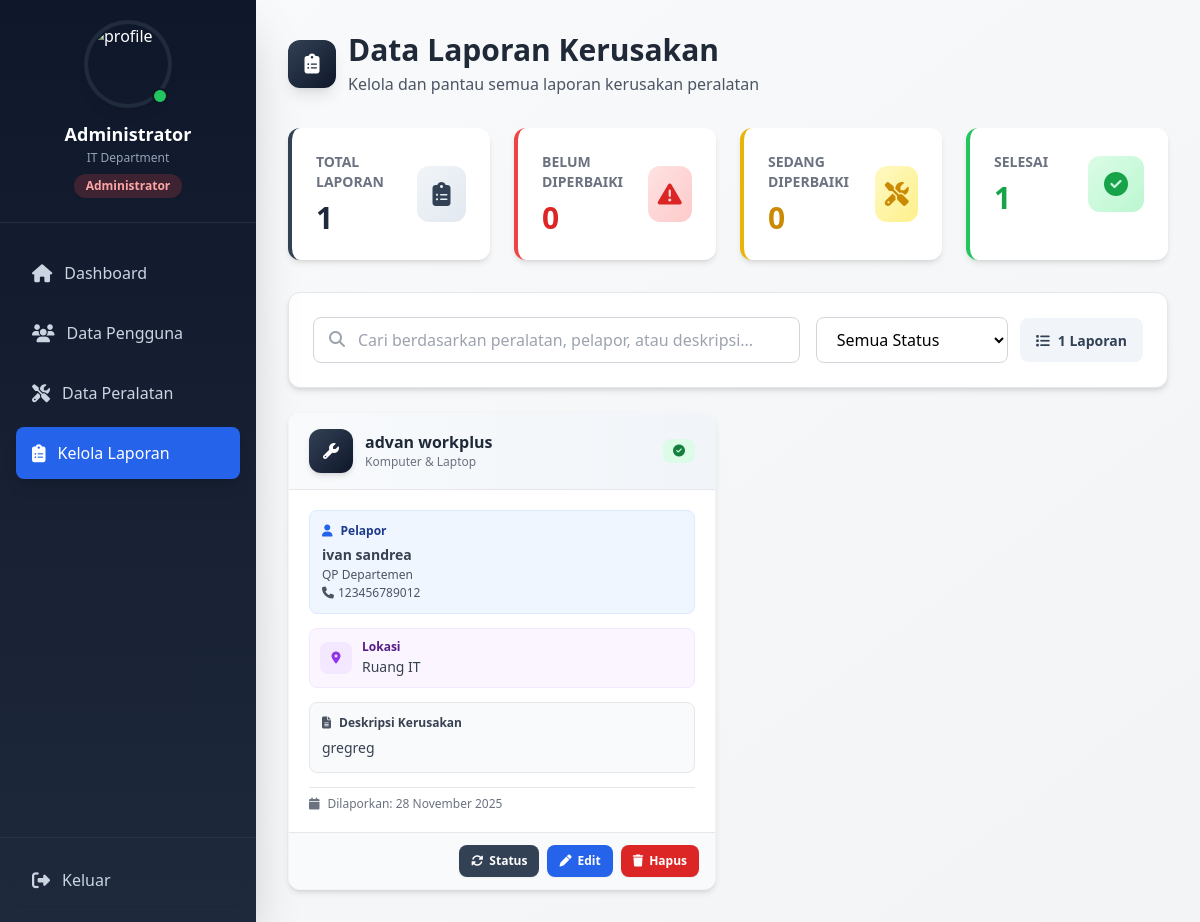
/admin/laporan/data.php (signed in), run on the app's committed database.
### tables this page shows
CREATE TABLE `laporan_kerusakan` (
  `id_laporan` int(11) NOT NULL,
  `id_user` int(11) NOT NULL,
  `id_peralatan` int(11) NOT NULL,
  `deskripsi` text DEFAULT NULL,
  `tanggal_lapor` date DEFAULT curdate(),
  `status` enum('belum diperbaiki','sedang diperbaiki','selesai') DEFAULT 'belum diperbaiki'
);

CREATE TABLE `peralatan` (
  `id_peralatan` int(11) NOT NULL,
  `nama_peralatan` varchar(100) NOT NULL,
  `jenis` varchar(100) DEFAULT NULL,
  `lokasi` varchar(100) DEFAULT NULL,
  `kondisi` enum('baik','rusak','dalam perbaikan') DEFAULT 'baik'
);

CREATE TABLE `users` (
  `id` int(11) NOT NULL,
  `nama` varchar(100) NOT NULL,
  `email` varchar(100) NOT NULL,
  `password` varchar(255) NOT NULL,
  `role` enum('admin','pelapor') DEFAULT NULL,
  `departemen` varchar(100) NOT NULL,
  `no_hp` varchar(20) NOT NULL,
  `created_at` timestamp NOT NULL DEFAULT current_timestamp(),
  `updated_at` timestamp NOT NULL DEFAULT current_timestamp() ON UPDATE current_timestamp()
);

### admin/laporan/data.php (the view, shortened to what this page needs)
<?php
include '../../config/koneksi.php';
$stats = [
    'total' => 0,
    'belum diperbaiki' => 0,
    'sedang diperbaiki' => 0,
    'selesai' => 0
];
$result = $koneksi->query("SELECT status, COUNT(*) as jumlah FROM laporan_kerusakan GROUP BY status");
if ($result) {
    while ($row = $result->fetch_assoc()) {
        $status_key = strtolower(trim($row['status']));
        if (isset($stats[$status_key])) {
            $stats[$status_key] = (int)$row['jumlah'];
        }
    }
    $stats['total'] = $stats['belum diperbaiki'] + $stats['sedang diperbaiki'] + $stats['selesai'];
}
$query = "
    SELECT
        lk.id_laporan,
        lk.deskripsi,
        lk.tanggal_lapor,
        lk.status,
        u.nama as nama_pelapor,
        u.departemen,
        u.no_hp,
        p.nama_peralatan,
        p.jenis,
        p.lokasi
    FROM laporan_kerusakan lk
    INNER JOIN users u ON lk.id_user = u.id
    INNER JOIN peralatan p ON lk.id_peralatan = p.id_peralatan
    ORDER BY
        CASE
            WHEN lk.status = 'belum diperbaiki' THEN 1
            WHEN lk.status = 'sedang diperbaiki' THEN 2
            WHEN lk.status = 'selesai' THEN 3
        END,
        lk.tanggal_lapor DESC
";
$result = $koneksi->query($query);
?>
<!DOCTYPE html>
<html lang="id">
<head>
    <script src="https://cdn.tailwindcss.com"></script>
    <link rel="stylesheet" href="https://cdnjs.cloudflare.com/ajax/libs/font-awesome/6.4.0/css/all.min.css">
</head>
<body class="bg-gradient-to-br from-gray-50 to-gray-100 min-h-screen">
<?php include '../../includes/sidebar.php'; ?>
<div class="ml-64 p-8">
    <div class="mb-8">
        <div class="flex items-center gap-3 mb-2">
            <div class="w-12 h-12 bg-gradient-to-br from-slate-700 to-slate-900 rounded-xl flex items-center justify-center shadow-lg">
                <i class="fa-solid fa-clipboard-list text-white text-xl"></i>
            </div>
            <div>
                <h1 class="text-3xl font-bold text-gray-800">Data Laporan Kerusakan</h1>
                <p class="text-gray-600 mt-1">Kelola dan pantau semua laporan kerusakan peralatan</p>
            </div>
        </div>
    </div>
    <div class="grid grid-cols-1 md:grid-cols-2 lg:grid-cols-4 gap-6 mb-8">
        <div class="bg-white rounded-xl shadow-md p-6 border-l-4 border-slate-700 hover:shadow-lg transition-all duration-300 transform hover:-translate-y-1">
            <div class="flex items-center justify-between">
                <div>
                    <p class="text-sm font-semibold text-gray-500 uppercase">Total Laporan</p>
                    <h3 class="text-3xl font-bold text-slate-800 mt-2"><?php echo $stats['total']; ?></h3>
                </div>
                <div class="w-14 h-14 bg-gradient-to-br from-slate-100 to-slate-200 rounded-xl flex items-center justify-center">
                    <i class="fa-solid fa-clipboard-list text-slate-700 text-2xl"></i>
                </div>
            </div>
        </div>
        <div class="bg-white rounded-xl shadow-md p-6 border-l-4 border-red-500 hover:shadow-lg transition-all duration-300 transform hover:-translate-y-1">
            <div class="flex items-center justify-between">
                <div>
                    <p class="text-sm font-semibold text-gray-500 uppercase">Belum Diperbaiki</p>
                    <h3 class="text-3xl font-bold text-red-600 mt-2"><?php echo $stats['belum diperbaiki']; ?></h3>
                </div>
                <div class="w-14 h-14 bg-gradient-to-br from-red-100 to-red-200 rounded-xl flex items-center justify-center">
                    <i class="fa-solid fa-exclamation-triangle text-red-600 text-2xl"></i>
                </div>
            </div>
        </div>
        <div class="bg-white rounded-xl shadow-md p-6 border-l-4 border-yellow-500 hover:shadow-lg transition-all duration-300 transform hover:-translate-y-1">
            <div class="flex items-center justify-between">
                <div>
                    <p class="text-sm font-semibold text-gray-500 uppercase">Sedang Diperbaiki</p>
                    <h3 class="text-3xl font-bold text-yellow-600 mt-2"><?php echo $stats['sedang diperbaiki']; ?></h3>
                </div>
                <div class="w-14 h-14 bg-gradient-to-br from-yellow-100 to-yellow-200 rounded-xl flex items-center justify-center">
                    <i class="fa-solid fa-tools text-yellow-600 text-2xl"></i>
                </div>
            </div>
        </div>
        <div class="bg-white rounded-xl shadow-md p-6 border-l-4 border-green-500 hover:shadow-lg transition-all duration-300 transform hover:-translate-y-1">
            <div class="flex items-center justify-between">
                <div>
                    <p class="text-sm font-semibold text-gray-500 uppercase">Selesai</p>
                    <h3 class="text-3xl font-bold text-green-600 mt-2"><?php echo $stats['selesai']; ?></h3>
                </div>
                <div class="w-14 h-14 bg-gradient-to-br from-green-100 to-green-200 rounded-xl flex items-center justify-center">
                    <i class="fa-solid fa-check-circle text-green-600 text-2xl"></i>
                </div>
            </div>
        </div>
    </div>
    <div class="bg-white shadow-md rounded-xl p-6 mb-6 border border-gray-200">
        <div class="flex flex-col md:flex-row md:items-center gap-4">
            <div class="relative flex-1">
                <input type="text" id="searchInput" placeholder="Cari berdasarkan peralatan, pelapor, atau deskripsi..."
                    class="pl-11 pr-4 py-2.5 border border-gray-300 rounded-lg focus:outline-none focus:ring-2 focus:ring-slate-500 focus:border-transparent w-full transition">
                <i class="fa-solid fa-magnifying-glass absolute left-4 top-3.5 text-gray-400"></i>
            </div>
            <div class="flex items-center gap-3">
                <select id="filterStatus" class="px-4 py-2.5 border border-gray-300 rounded-lg focus:outline-none focus:ring-2 focus:ring-slate-500 focus:border-transparent transition bg-white">
                    <option value="">Semua Status</option>
                </select>
                <div class="px-4 py-2.5 bg-slate-100 rounded-lg whitespace-nowrap">
                    <span class="text-sm font-semibold text-slate-700">
                        <i class="fa-solid fa-list mr-2"></i><span id="totalCount"><?php echo $stats['total']; ?></span> Laporan
                    </span>
                </div>
            </div>
        </div>
    </div>
    <div id="cardsGrid" class="grid grid-cols-1 lg:grid-cols-2 2xl:grid-cols-3 gap-6">
        <?php if ($stats['total'] === 0): ?>
            <div class="col-span-full bg-white rounded-xl shadow-md p-12 text-center">
                <div class="inline-flex items-center justify-center w-20 h-20 bg-gray-100 rounded-full mb-4">
                    <i class="fa-solid fa-clipboard-list text-gray-400 text-3xl"></i>
                </div>
                <h3 class="text-lg font-semibold text-gray-800 mb-2">Belum Ada Laporan</h3>
                <p class="text-gray-600">Belum ada laporan kerusakan yang masuk ke sistem</p>
            </div>
        <?php else: ?>
            <?php while ($laporan = $result->fetch_assoc()):
                $status_config = [
                    'belum diperbaiki' => ['bg' => 'bg-red-100', 'text' => 'text-red-700', 'icon' => 'fa-exclamation-triangle', 'label' => 'Belum Diperbaiki'],
                    'sedang diperbaiki' => ['bg' => 'bg-yellow-100', 'text' => 'text-yellow-700', 'icon' => 'fa-tools', 'label' => 'Sedang Diperbaiki'],
                    'selesai' => ['bg' => 'bg-green-100', 'text' => 'text-green-700', 'icon' => 'fa-check-circle', 'label' => 'Selesai']
                ];
                $status = $status_config[$laporan['status']];
            ?>
                <div class="laporan-card bg-white rounded-xl shadow-md hover:shadow-xl transition-all duration-300 overflow-hidden border border-gray-100 transform hover:-translate-y-1 flex flex-col"
                     data-status="<?php echo $laporan['status']; ?>"
                     data-search="<?php echo strtolower($laporan['nama_peralatan'] . ' ' . $laporan['nama_pelapor'] . ' ' . $laporan['deskripsi']); ?>">
                    <div class="bg-gradient-to-r from-slate-50 to-slate-100 px-5 py-4 border-b border-gray-200">
                        <div class="flex items-center justify-between gap-3">
                            <div class="flex items-center gap-3 flex-1 min-w-0">
                                <div class="w-11 h-11 rounded-xl bg-gradient-to-br from-slate-700 to-slate-900 flex items-center justify-center shadow-md flex-shrink-0">
                                    <i class="fa-solid fa-wrench text-white text-base"></i>
                                </div>
                                <div class="flex-1 min-w-0">
                                    <h3 class="text-base font-bold text-gray-800 truncate leading-tight"><?php echo htmlspecialchars($laporan['nama_peralatan']); ?></h3>
                                    <p class="text-xs text-gray-500 mt-0.5 truncate"><?php echo htmlspecialchars($laporan['jenis']); ?></p>
                                </div>
                            </div>
                            <span class="status-badge <?php echo $status['bg']; ?> <?php echo $status['text']; ?> px-2.5 py-1 rounded-lg text-xs font-bold flex items-center gap-1.5 whitespace-nowrap flex-shrink-0">
                                <i class="fa-solid <?php echo $status['icon']; ?> text-xs"></i>
                            </span>
                        </div>
                    </div>
                    <div class="p-5 space-y-3.5 flex-1 flex flex-col">
                        <div class="bg-blue-50 rounded-lg p-3 border border-blue-100">
                            <div class="flex items-center gap-2 mb-1.5">
                                <i class="fa-solid fa-user text-blue-600 text-xs"></i>
                                <span class="text-xs font-bold text-blue-900">Pelapor</span>
                            </div>
                            <div class="space-y-0.5 text-sm text-gray-700">
                                <p class="font-semibold truncate"><?php echo htmlspecialchars($laporan['nama_pelapor']); ?></p>
                                <p class="text-xs text-gray-600 truncate"><?php echo htmlspecialchars($laporan['departemen']); ?></p>
                                <p class="text-xs text-gray-600 truncate"><i class="fa-solid fa-phone mr-1"></i><?php echo htmlspecialchars($laporan['no_hp']); ?></p>
                            </div>
                        </div>
                        <div class="flex items-center gap-2.5 text-sm bg-purple-50 rounded-lg p-2.5 border border-purple-100">
                            <div class="w-8 h-8 bg-purple-100 rounded-lg flex items-center justify-center flex-shrink-0">
                                <i class="fa-solid fa-map-marker-alt text-purple-600 text-xs"></i>
                            </div>
                            <div class="flex-1 min-w-0">
                                <p class="text-xs text-purple-900 font-semibold mb-0.5">Lokasi</p>
                                <p class="text-sm text-gray-700 font-medium truncate"><?php echo htmlspecialchars($laporan['lokasi']); ?></p>
                            </div>
                        </div>
                        <div class="bg-gray-50 rounded-lg p-3 border border-gray-200 flex-1 min-h-0">
                            <div class="flex items-center gap-2 mb-1.5">
                                <i class="fa-solid fa-file-lines text-gray-600 text-xs"></i>
                                <span class="text-xs font-bold text-gray-700">Deskripsi Kerusakan</span>
                            </div>
                            <p class="text-sm text-gray-700 leading-relaxed line-clamp-3"><?php echo nl2br(htmlspecialchars($laporan['deskripsi'])); ?></p>
                        </div>
                        <div class="flex items-center gap-2 text-xs text-gray-500 pt-2 border-t border-gray-200">
                            <i class="fa-solid fa-calendar"></i>
                            <span>Dilaporkan: <?php echo date('d F Y', strtotime($laporan['tanggal_lapor'])); ?></span>
                        </div>
                    </div>
                    <div class="bg-gray-50 px-4 py-3 flex items-center justify-end gap-2 border-t border-gray-200 flex-shrink-0">
                        <button onclick="openStatusModal(<?php echo $laporan['id_laporan']; ?>, '<?php echo addslashes($laporan['nama_peralatan']); ?>', '<?php echo $laporan['status']; ?>')"
                            class="inline-flex items-center gap-1.5 bg-slate-700 hover:bg-slate-800 text-white px-3 py-2 rounded-lg text-xs font-semibold transition-all duration-200 shadow-sm hover:shadow-md">
                            <i class="fa-solid fa-rotate text-xs"></i>
                            <span>Status</span>
                        </button>
                        <button onclick="openEditModal(<?php echo $laporan['id_laporan']; ?>, '<?php echo addslashes($laporan['nama_peralatan']); ?>', '<?php echo addslashes($laporan['deskripsi']); ?>')"
                            class="inline-flex items-center gap-1.5 bg-blue-600 hover:bg-blue-700 text-white px-3 py-2 rounded-lg text-xs font-semibold transition-all duration-200 shadow-sm hover:shadow-md">
                            <i class="fa-solid fa-pen text-xs"></i>
                            <span>Edit</span>
                        </button>
                        <a href="data.php?hapus=<?php echo $laporan['id_laporan']; ?>" onclick="return confirm('Yakin ingin menghapus laporan ini?')"
                            class="inline-flex items-center gap-1.5 bg-red-600 hover:bg-red-700 text-white px-3 py-2 rounded-lg text-xs font-semibold transition-all duration-200 shadow-sm hover:shadow-md">
                            <i class="fa-solid fa-trash text-xs"></i>
                            <span>Hapus</span>
                        </a>
                    </div>
                </div>
            <?php endwhile; ?>
        <?php endif; ?>
    </div>
</div>
</body>
</html>

### admin/laporan/data.php (style rules this page uses)
.status-badge { animation: pulse 2s ease-in-out infinite; }

### data on the page
laporan_kerusakan: id_peralatan.nama_peralatan "advan workplus", id_peralatan.jenis "Komputer & Laptop", id_user.nama "ivan sandrea", id_user.departemen "QP Departemen", id_user.no_hp "123456789012", id_peralatan.lokasi "Ruang IT", deskripsi "gregreg", tanggal_lapor "28 November 2025"

### other printed values
$_SESSION['nama'] "Administrator"
$_SESSION['departemen'] "IT Department"
$stats['total'] "1"
$stats['belum diperbaiki'] "0"
$stats['sedang diperbaiki'] "0"
$stats['selesai'] "1"
